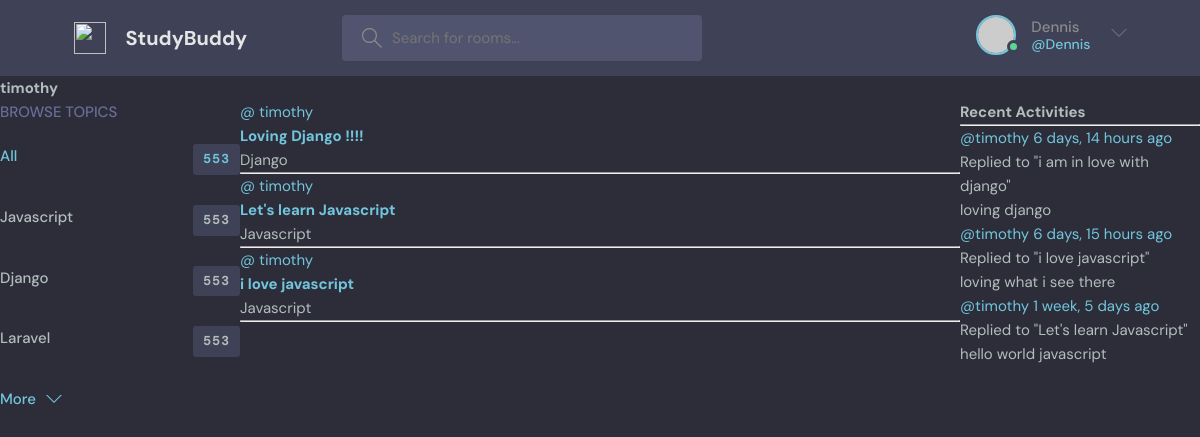
The app's page /user-profile/1/ (signed in) with its own data.
### base/models.py (models this page shows, shortened)
class Topic(models.Model):
    name=models.CharField(max_length=200)

class Room(models.Model):
    host=models.ForeignKey(User, on_delete=models.SET_NULL, null=True)
    topic=models.ForeignKey(Topic,on_delete=models.SET_NULL,null=True)
    name = models.CharField(max_length=200)
    description = models.TextField(null=True, blank=True)
    participants = models.ManyToManyField(User, related_name='participants', blank=True)
    updated = models.DateTimeField(auto_now=True)
    created = models.DateTimeField(auto_now_add=True)
    class Meta:
        ordering = ['-updated','-created']
    def __str__(self):
        return self.name

class Message(models.Model):
    user=models.ForeignKey(User, on_delete=models.CASCADE)
    room = models.ForeignKey(Room, related_name='messages', on_delete=models.CASCADE)
    body = models.TextField()
    created = models.DateTimeField(auto_now_add=True)
    updated = models.DateTimeField(auto_now=True)
    class Meta:
        ordering = ['-updated','-created']
    def __str__(self):
        return self.body[0:50]

### base/views.py (the view)
# urls.py: path('user-profile/<str:id>/', views.userProfile, name='user_profile'),
def userProfile(request,id):
    user=User.objects.get(id=id)
    rooms=user.room_set.all()
    rooms_messages=user.message_set.all()
    topics=Topic.objects.all()
    context={'user':user,'rooms':rooms,'topics':topics,'room_messages':rooms_messages}
    return render(request, 'base/profile.html',context)

### base/templates/base/profile.html (shortened to what this page needs)
{% extends 'main.html' %}
{% block content %}
<h1>{{user.username}}</h1>
<div class="profile-container">
    <div>
        {% include 'base/topic_comp.html' %}
    </div>
    <div>
        {% include 'base/feed_comp.html' %}
    </div>
    <div>
        {% include 'base/activity_comp.html' %}
    </div>
</div>
{% endblock content %}

### templates/navbar.html (shortened to what this page needs)
<header class="header header--loggedIn">
  <div class="container">
    <a href="/" class="header__logo">
      <img src="assets/logo.svg" />
      <h1>StudyBuddy</h1>
    </a>
    <form class="header__search" method="GET" action="{% url 'home' %}">
      <label>
        <input type="text" name="q" placeholder="Search for rooms..." />
      </label>
    </form>
    <nav class="header__menu">
      {% if request.user.is_authenticated %}
      <div class="header__user">
        <a href="profile.html">
          <div class="avatar avatar--medium active">
            <img src="https://randomuser.me/api/portraits/men/37.jpg" />
          </div>
          <p>{{request.user.username}}<span>@{{request.user.username}}</span></p>
        </a>
        <button class="dropdown-button">
          <svg version="1.1" xmlns="http://www.w3.org/2000/svg" width="32" height="32" viewBox="0 0 32 32">
            <title>chevron-down</title>
            <path d="M16 21l-13-13h-3l16 16 16-16h-3l-13 13z"></path>
          </svg>
        </button>
      </div>
      {% else %}
      <a  href="{% url 'login' %}">
        <img src="./assets/avatar.svg" />
        <p>Login</p>
      </a>
      {% endif %}
    </nav>
  </div>
</header>

### base/templates/base/topic_comp.html
<div class="topics">
    <div class="topics__header">
      <h2>Browse Topics</h2>
    </div>
    <ul class="topics__list">
      <li>
        <a href="{% url 'home' %}" class="active">All <span>553</span></a>
      </li>
      {% for topic in topics %}
      <li><a href="{% url 'home' %}?q={{topic.name}}">{{topic.name}} <span>553</span></a></li>
     {% endfor %}
    </ul>
    <a class="btn btn--link" href="topics.html">
      More
      <svg version="1.1" xmlns="http://www.w3.org/2000/svg" width="32" height="32" viewBox="0 0 32 32">
        <title>chevron-down</title>
        <path d="M16 21l-13-13h-3l16 16 16-16h-3l-13 13z"></path>
      </svg>
    </a>
  </div>

### base/templates/base/feed_comp.html (shortened to what this page needs)
  <div>
      {% for room in rooms %}
      <div>
              <a href="{% url 'user_profile' room.host.id %}">@ {{room.host.username}}</a>
      <h5><a href="{% url 'room' room.id %}">{{ room.name }}</a></h5>
      <small>{{room.topic.name}}</small>
      <hr>
          </div>
      {% endfor %}
  </div>

### base/templates/base/activity_comp.html (shortened to what this page needs)
<h3>Recent Activities</h3>
<hr>
{% for activity in room_messages %}
<div>
    <span><a href="{% url 'user_profile' activity.user.id%}">@{{activity.user}}  {{activity.created|timesince}} ago</a></span>
    <small>Replied to "{{activity.room}}"</small>
    <p> {{activity}}</p>
</div>
{% endfor %}

### static/css/style.css (style rules this page uses)
:root { --color-main: #71c6dd; --color-main-light: #e1f6fb; --color-dark: #3f4156; --color-dark-medium: #51546e; --color-dark-light: #696d97; --color-light: #e5e5e5; --color-gray: #8b8b8b; --color-light-gray: #b2bdbd; --color-bg: #2d2d39; --color-success: #5dd693; --color-error: #fc4b0b; }
* { font-family: "DM Sans", -apple-system, BlinkMacSystemFont, "Segoe UI", Roboto, Oxygen, Ubuntu, Cantarell, "Open Sans", "Helvetica Neue", sans-serif; margin: 0; padding: 0; box-sizing: border-box; text-rendering: optimizeLegibility; font-size: inherit; }
html { font-size: 56.25%; }
@media only screen and (min-width: 1200px) { html { font-size: 62.5%; } }
body { line-height: 1.6; font-weight: 400; font-size: 1.5rem; color: var(--color-light-gray); background-color: var(--color-bg); min-height: 100vh; }
img { width: 100%; }
a { display: inline-block; color: var(--color-main); text-decoration: none; }
.container { max-width: 120rem; width: 90%; margin: auto; }
.btn { background-color: transparent; border: none; display: inline-flex; align-items: center; gap: 1rem; cursor: pointer; transition: all ease-in-out 0.3s; padding: 1rem 2rem; border-radius: 5px; box-shadow: 1px 1px 3px 1px rgba(0, 0, 0, 0.15); font-weight: 500; }
.btn--link { border-radius: 0; padding: 0; color: var(--color-main); box-shadow: none; }
.btn > svg { fill: currentColor; width: 1.6rem; height: 1.6rem; }
.avatar { position: relative; display: inline-block; border-radius: 50%; border: 2px solid var(--color-main); }
.avatar img { display: block; border-radius: 50%; object-fit: cover; object-position: center; }
.avatar::after { content: ""; display: block; position: absolute; background-color: var(--color-gray); z-index: 111; border-radius: 50%; border: 0.3rem solid var(--color-dark); }
.avatar.active::after { background-color: var(--color-success); }
.avatar.avatar--medium img { width: 3.6rem; height: 3.6rem; border-radius: 50%; }
.avatar.avatar--medium:after { width: 0.7rem; height: 0.7rem; bottom: 0px; right: -6px; }
.header { padding: 1.5rem; background-color: var(--color-dark); }
.header > .container { display: flex; gap: 9.5rem; }
.header__logo, .header__user { display: flex; gap: 2rem; align-items: center; }
.header__logo > img { height: 3.2rem; width: 3.2rem; }
.header__logo > h1 { font-weight: 700; font-size: 2rem; color: var(--color-light); }
.header__search > label { background-color: var(--color-dark-medium); padding: 1.3rem 1rem; display: flex; align-items: center; gap: 1rem; border-radius: 4px; }
.header__search svg { fill: var(--color-gray); width: 2rem; height: 2rem; margin-left: 1rem; }
.header__search input { width: 30rem; background: transparent; border: none; outline: none; color: var(--color-light); }
.header__menu { margin-left: auto; position: relative; }
.header__menu a { display: flex; gap: 1.5rem; align-items: center; font-weight: 500; text-decoration: none; color: var(--color-gray); }
.header__menu img { height: 3.6rem; }
.header__menu p { line-height: 1.2; }
.header__menu span { color: var(--color-main); font-weight: 500; font-size: 1.4rem; display: block; }
.header__menu svg { width: 1.6rem; height: 1.6rem; fill: var(--color-dark-light); }
.dropdown-button { background: transparent; border: 0; outline: 0; cursor: pointer; }
.topics__header { margin-bottom: 2rem; }
.topics__header h2 { text-transform: uppercase; font-weight: 500; color: var(--color-dark-light); }
.topics__list { list-style: none; }
.topics__list li a { display: flex; justify-content: space-between; margin-bottom: 3rem; font-weight: 500; color: var(--color-light-gray); transition: all 0.3s ease-in-out; }
.topics__list li a.active, .topics__list li a:hover { color: var(--color-main); }
.topics__list li a span { padding: 0.5rem 1rem; background-color: var(--color-dark); border-radius: 3px; font-size: 1.3rem; font-weight: 700; letter-spacing: 1px; }

### base/templates/base/profile.html (style rules this page uses)
.profile-container { display: grid; grid-template-columns: 1fr 3fr 1fr; }

### records on screen
Topic: name "Javascript"
Topic: name "Django"
Topic: name "Laravel"
Room: host.username "timothy", name "Loving Django !!!!", topic.name "Django"
Room: host.username "timothy", name "Let's learn Javascript", topic.name "Javascript"
Room: host.username "timothy", name "i love javascript", topic.name "Javascript"
Message: user "timothy", created "6 days, 14 hours", room "i am in love with django", body "loving django"
Message: user "timothy", created "6 days, 15 hours", room "i love javascript", body "loving what i see there"
Message: user "timothy", created "1 week, 5 days", room "Let's learn Javascript", body "hello world javascript"

### other values on screen
{{ request.user.username }} "Dennis"
{{ user.username }} "timothy"
